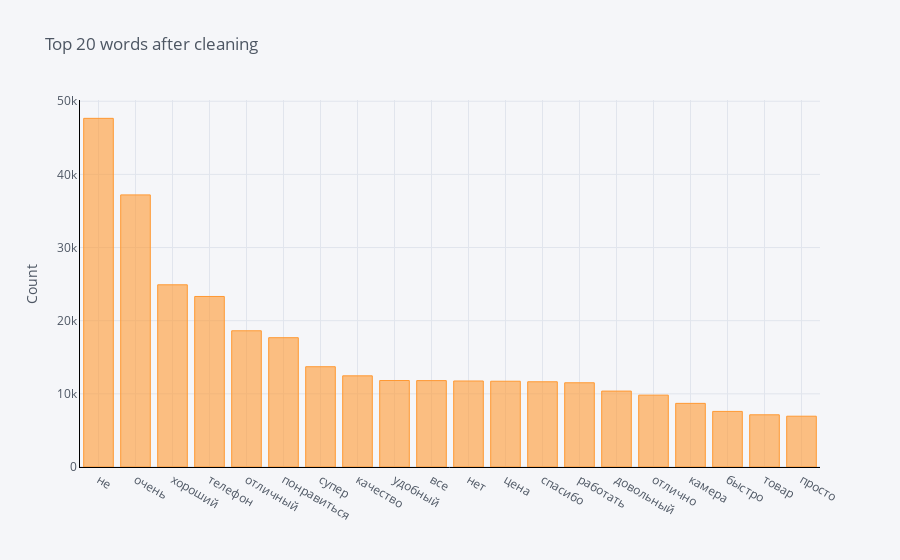

The cell this chart's notebook holds for it:
### Code cell
top_cleaned_frequent.groupby('review').sum()['count'].sort_values(ascending=False).iplot(
    kind='bar', yTitle='Count', linecolor='black', title='Top 20 words after cleaning')

### Figure 1 — Plotly figure (JSON) as saved in the notebook; plotly's stock layout.template omitted (floating-point values rounded to 4 significant figures)
{"data": [{"marker": {"color": "rgba(255, 153, 51, 0.6)", "line": {"color": "rgba(255, 153, 51, 1.0)", "width": 1}}, "name": "count", "orientation": "v", "text": "", "type": "bar", "x": ["не", "очень", "хороший", "телефон", "отличный", "понравиться", "супер", "качество", "удобный", "все", "нет", "цена", "спасибо", "работать", "довольный", "отлично", "камера", "быстро", "товар", "просто"], "y": [47659, 37195, 24906, 23309, 18622, 17676, 13706, 12461, 11824, 11811, 11757, 11725, 11649, 11514, 10377, 9821, 8700, 7599, 7135, 6943]}], "layout": {"legend": {"bgcolor": "#F5F6F9", "font": {"color": "#4D5663"}}, "paper_bgcolor": "#F5F6F9", "plot_bgcolor": "#F5F6F9", "title": {"font": {"color": "#4D5663"}, "text": "Top 20 words after cleaning"}, "xaxis": {"gridcolor": "#E1E5ED", "linecolor": "black", "showgrid": true, "tickfont": {"color": "#4D5663"}, "title": {"font": {"color": "#4D5663"}, "text": ""}, "zerolinecolor": "#E1E5ED"}, "yaxis": {"gridcolor": "#E1E5ED", "linecolor": "black", "showgrid": true, "tickfont": {"color": "#4D5663"}, "title": {"font": {"color": "#4D5663"}, "text": "Count"}, "zerolinecolor": "#E1E5ED"}}}
